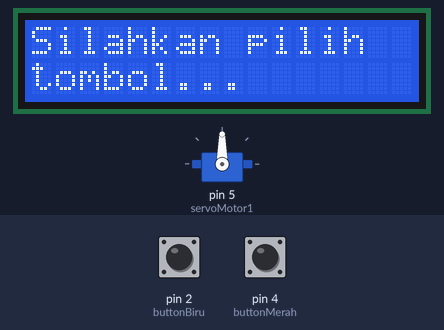
Bench run of a sketch on a simulated Arduino Uno, built with avr-gcc and run on an emulated ATmega328P. Parts: 16×2 character LCD, servo. The test bench sets the inputs (shaded band); at power-on: pin 2 (buttonBiru) HIGH, pin 4 (buttonMerah) HIGH.

Above: at 1.2 s.
1.3 s: pin 2 (buttonBiru) pulled LOW for 0.15 s
At 2.1 s:
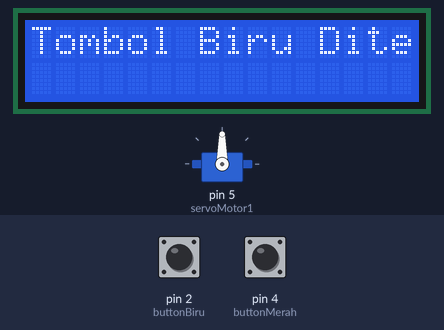
At 3.8 s:
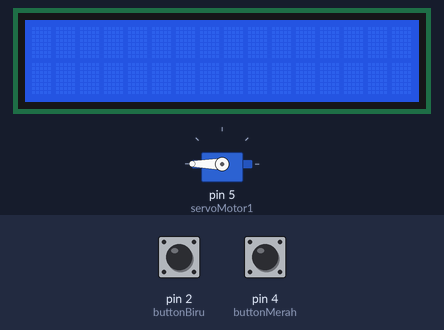
4.4 s: pin 4 (buttonMerah) pulled LOW for 3.2 s
At 7.1 s:
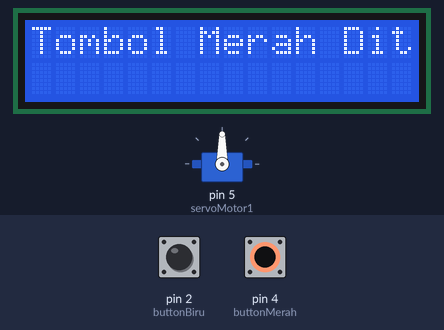
9.9 s: pin 4 (buttonMerah) pulled LOW for 0.15 s
13.0 s: pin 4 (buttonMerah) pulled LOW for 1 s
Timing chart, 0 to 16.0 s (numbered marks = the images above; inputs shaded):
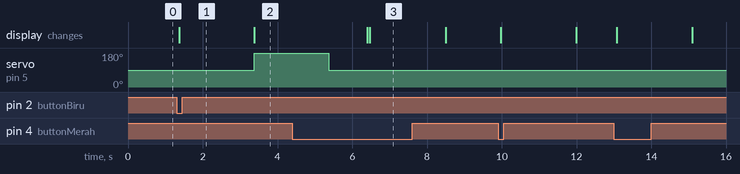

The sketch:

projeckAKhirSismikro2.ino
```cpp
#include <LiquidCrystal_I2C.h>

LiquidCrystal_I2C lcd(0x27, 16, 2);

#include <Servo.h>

Servo servoMotor1;

// Pin push button
const int buttonBiru = 2;
const int buttonMerah = 4;

int button1State = HIGH;
int button2State = HIGH;
int lastButton1State = HIGH;
int lastButton2State = HIGH;

// Variabel untuk debounce
unsigned long lastDebounceTime = 0;
unsigned long debounceDelay = 50; // Waktu debounce dalam milidetik

void setup() {
  Serial.begin(9600);
  lcd.backlight(); // Menyalakan lampu belakang LCD
  lcd.init(); // Inisialisasi LCD
  lcd.setCursor(0, 0);
  lcd.print("Silahkan pilih");
  lcd.setCursor(0, 1);
  lcd.print("tombol...");
  servoMotor1.attach(5);

  pinMode(buttonBiru, INPUT_PULLUP);
  pinMode(buttonMerah, INPUT_PULLUP);
}

void loop() {
  int reading1 = digitalRead(buttonBiru);
  int reading2 = digitalRead(buttonMerah);

  // Jika tombol pertama telah berubah status
  if (reading1 != lastButton1State) {
    lastDebounceTime = millis(); // Update waktu debounce
  }

  // Jika tombol pertama sudah stabil selama debounceDelay
  if ((millis() - lastDebounceTime) > debounceDelay) {
    if (reading1 != button1State) {
      button1State = reading1;
      if (button1State == LOW) { // Tombol pertama ditekan (LOW berarti aktif)
        // Hapus layar LCD
        lcd.clear();
        lcd.setCursor(0, 0);

        //   for (int pos = 0; pos <= 360; pos++) {
        //   servoMotor1.write(pos);
        //   delay(5);
        // }

        // for (int pos = 180; pos >= 0; pos--) {
        //   servoMotor1.write(pos);
        //   delay(5);
        // }

        lcd.print("Tombol Biru Ditekan!");
        delay(2000); // Simulasi operasi
        lcd.clear();
         servoMotor1.write(180); // Mulai putar searah jarum jam
        delay(2000); // Tunggu 2 detik (sesuaikan waktu agar sesuai dengan kecepatan servo)

        // Berhenti setelah putaran selesai
        servoMotor1.write(90); // Berhenti
        delay(1000); // Tunggu 1 detik sebelum memulai ulang
        lcd.setCursor(0, 0);

        lcd.print("Silahkan pilih");
        lcd.setCursor(0, 1);
        lcd.print("tombol...");
      }
    }
  }

  // Jika tombol kedua telah berubah status
  if (reading2 != lastButton2State) {
    lastDebounceTime = millis(); // Update waktu debounce
  }

  // Jika tombol kedua sudah stabil selama debounceDelay
  if ((millis() - lastDebounceTime) > debounceDelay) {
    if (reading2 != button2State) {
      button2State = reading2;
      if (button2State == LOW) {
        lcd.clear();
        lcd.setCursor(0, 0);
        lcd.print("Tombol Merah Ditekan!");
        delay(2000); // Simulasi operasi
        lcd.clear();
        lcd.setCursor(0, 0);
        lcd.print("Silahkan pilih");
        lcd.setCursor(0, 1);
        lcd.print("tombol...");
      }
    }
  }

  // Simpan status tombol terakhir
  lastButton1State = reading1;
  lastButton2State = reading2;
}
```

Measured:
- after the input at 1.3 s, servo on pin 5 (servoMotor1): 90° → 180° after 2.1 s; the display: changes after 0.07 s (image 1)
- after the input at 4.4 s, the display: first differs from a run without the input after 2.1 s (image 3)
